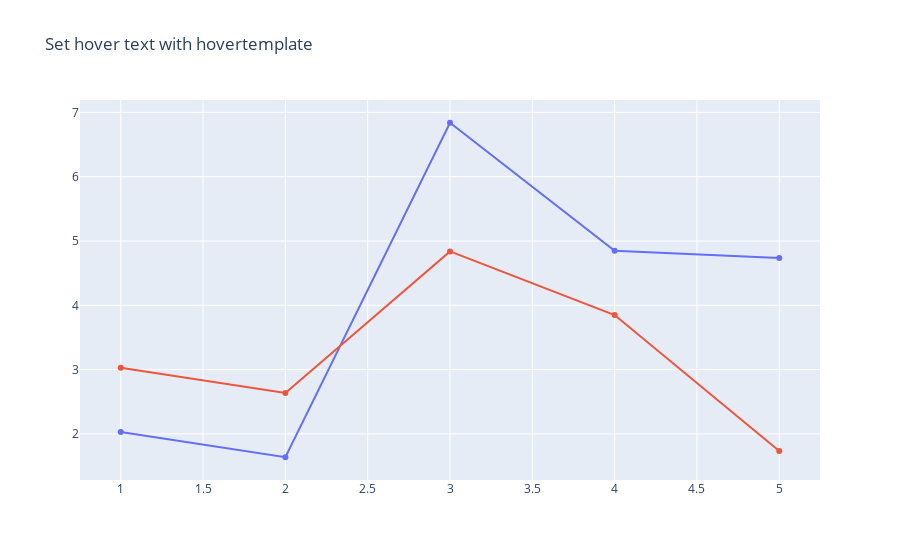

Notebook code for this chart:
### Code cell
import plotly.graph_objects as go

fig = go.Figure(go.Scatter(
    x=[1, 2, 3, 4, 5],
    y=[2.02825, 1.63728, 6.83839, 4.8485, 4.73463],
    hovertemplate='<i>Price</i>: $%{y:.2f}' +
    '<br><b>X</b>: %{x}<br>' +
    '<b>%{text}</b>',
    text=['Custom text {}'.format(i + 1) for i in range(5)],
    showlegend=False))

fig.add_trace(go.Scatter(
    x=[1, 2, 3, 4, 5],
    y=[3.02825, 2.63728, 4.83839, 3.8485, 1.73463],
    hovertemplate='Price: %{y:$.2f}<extra></extra>',
    showlegend=False))

fig.update_layout(
    hoverlabel_align='right',
    title="Set hover text with hovertemplate")

fig.show()

### Figure 1 — Plotly figure (JSON) as saved in the notebook; plotly's stock layout.template omitted (floating-point values rounded to 4 significant figures)
{"data": [{"hovertemplate": "<i>Price</i>: $%{y:.2f}<br><b>X</b>: %{x}<br><b>%{text}</b>", "showlegend": false, "text": ["Custom text 1", "Custom text 2", "Custom text 3", "Custom text 4", "Custom text 5"], "type": "scatter", "x": [1, 2, 3, 4, 5], "y": [2.028, 1.637, 6.838, 4.848, 4.735]}, {"hovertemplate": "Price: %{y:$.2f}<extra></extra>", "showlegend": false, "type": "scatter", "x": [1, 2, 3, 4, 5], "y": [3.028, 2.637, 4.838, 3.849, 1.735]}], "layout": {"hoverlabel": {"align": "right"}, "title": {"text": "Set hover text with hovertemplate"}}}
